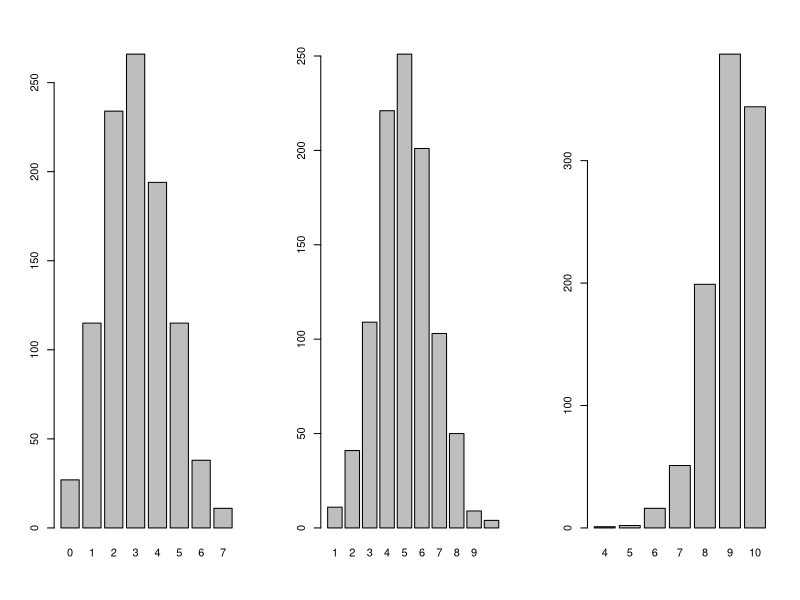
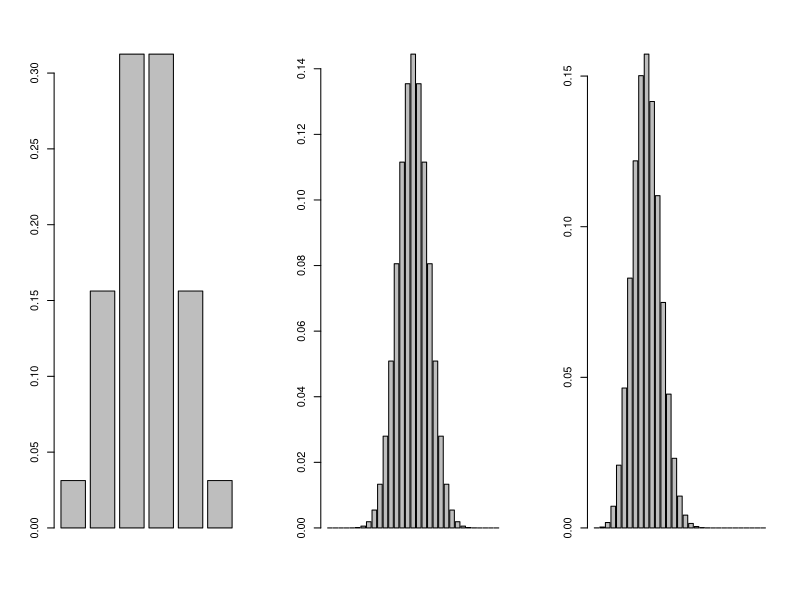
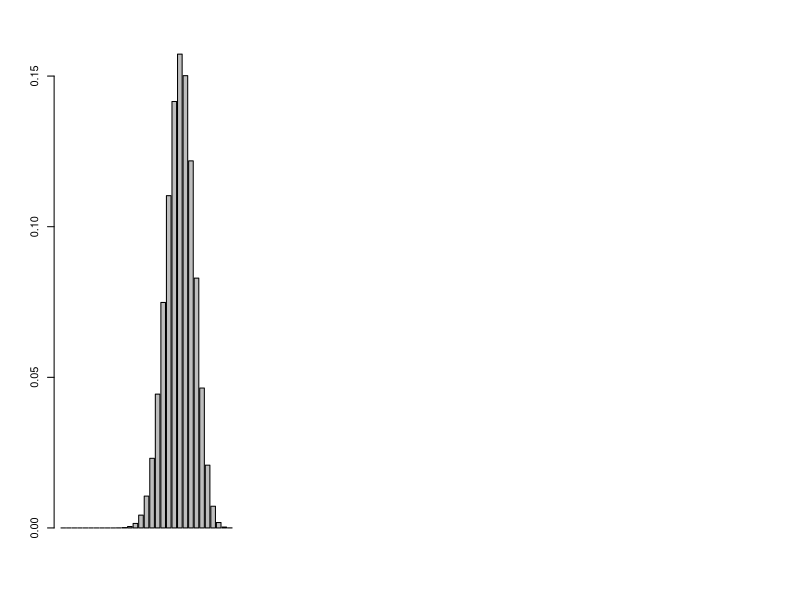

Write R code to recreate these figures, in order.
rm(list=ls())
set.seed(2025)

# 베르누이 시행 / 베르누이 분포
sample(c('succ', 'fail'), size = 1, prob = c(0.6, 0.4))
sample(c(1, 0), size = 1, prob = c(0.6, 0.4))


# ----------------------------------------------------------------
# ----------------------------------------------------------------

# 이항 분포 (binomial distribution)
sample(c(1, 0), size = 10, replace = T, prob = c(0.6, 0.4))
sum(sample(c(1, 0), size = 10, replace = T, prob = c(0.6, 0.4)))

rbinom(n = 1, size = 10, prob = 0.6)

# rbinom(n, size, prob)
# 이항 분포 ~bin(size, prob)를 따르는 난수 n개 생성
n_rn = 1000
n_trials = 10
p1 = 0.3
p2 = 0.5
p3 = 0.9

X <- rbinom(n = n_rn, size = n_trials, prob = p1); X
Y <- rbinom(n = n_rn, size = n_trials, prob = p2); Y
Z <- rbinom(n = n_rn, size = n_trials, prob = p3); Z

# 등장 횟수
table(X)
table(Y)
table(Z)

par(mfrow=c(1,3))
barplot(table(X))
barplot(table(Y))
barplot(table(Z))

# 이항분포의 기댓값
# E[X] = np
n_trials * p1
mean(X)

n_trials * p2
mean(Y)

n_trials * p3
mean(Z)

# 이항분포의 분산
# Var[X] = np(1-p)
n_trials * p1 * (1 - p1)
var(X)

n_trials * p2 * (1 - p2)
var(Y)

n_trials * p3 * (1 - p3)
var(Z)


# dbinom(x, size, prob)
# 성공 확률이 prob이고, size 만큼 시행했을 때 x 번 성공할 확률
dbinom(3, size = 5, prob = 0.5) # 동전을 5번 던져 앞면이 3번 나올 확률
dbinom(0:5, size = 5, prob = 0.5) # 동전을 5번 던져 앞면이 0,1,2,3,4,5번 나올 확률

############################################
## 이산형 확률 변수의 기댓값
## sum(X * P(X=x))
mu <- sum(0:5 * dbinom(0:5, size = 5, prob = 0.5)); mu
## 이항 분포의 기댓값: E[X] = np
5 * 0.5

## 이산형 확률 변수의 분산
sum((0:5 - mu)^2 * dbinom(0:5, size = 5, prob = 0.5))
## 이항 분포의 분산: Var[X] = np(1-p)
5 * 0.5 * 0.5
############################################

# 확률질량함수
barplot(dbinom(0:5, size = 5, prob = 0.5))
barplot(dbinom(0:30, size = 30, prob = 0.5))
barplot(dbinom(0:30, size = 30, prob = 0.3))
barplot(dbinom(0:30, size = 30, prob = 0.7))


# pbinom(q, size, prob, lower.tail = TRUE)
# 이항분포의 누적확률 계산
pbinom(3, size = 5, prob = 0.5) # P[X <= x]
pbinom(3, size = 5, prob = 0.5, lower.tail = FALSE) # P[X>x]
pbinom(0:5, size = 5, prob = 0.5)


# qbinom(p, size, prob, lower.tail = TRUE)
# 이항 분포의 분위수 계산
p <- pbinom(3, size = 5, prob = 0.5); p
qbinom(p, size = 5, prob = 0.5)

p <- pbinom(0:5, size = 5, prob = 0.5); p
qbinom(p, size = 5, prob = 0.5)


